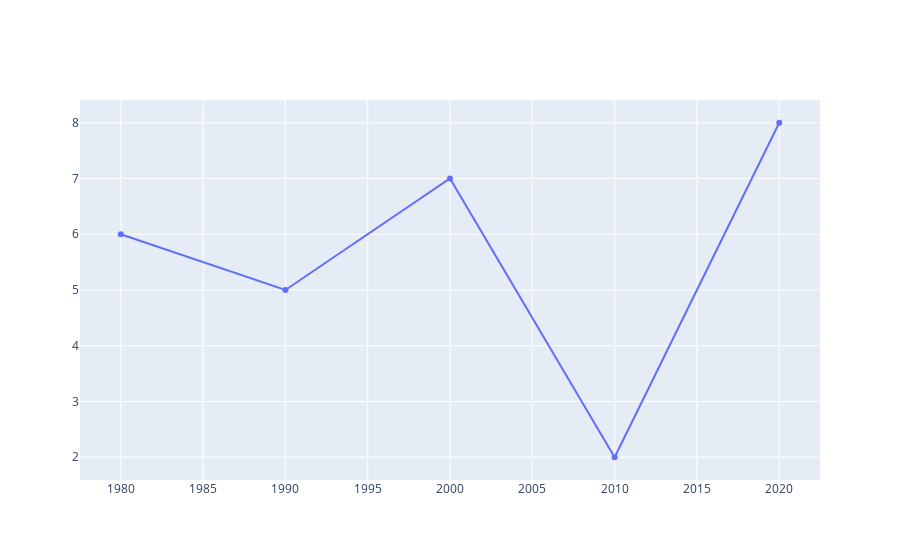

The notebook cell saved with this chart:
### Markdown cell above
### Line Charts

### Code cell
x_values=[1980, 1990, 2000, 2010, 2020]
y_values=[6, 5, 7, 2, 8]
data =[go.Scatter(x=x_values, y=y_values)]
fig = go.Figure(data )
fig

### Figure 1 — Plotly figure (JSON) as saved in the notebook; plotly's stock layout.template omitted (floating-point values rounded to 4 significant figures)
{"data": [{"type": "scatter", "x": [1980, 1990, 2000, 2010, 2020], "y": [6, 5, 7, 2, 8]}], "layout": {}}
